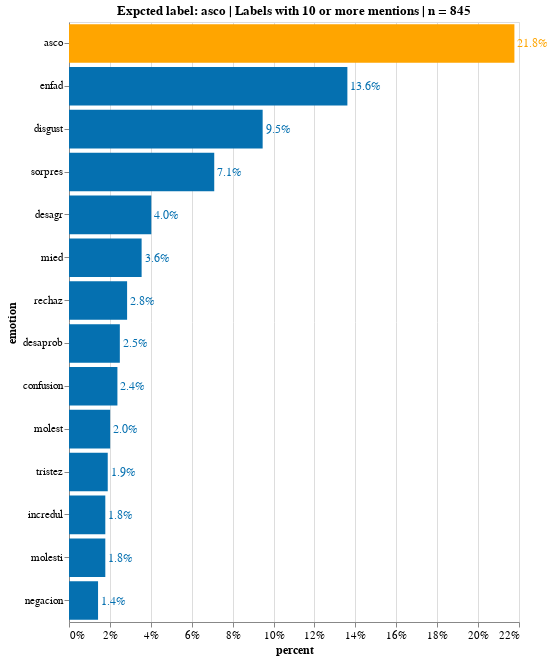

Notebook code cell kept with this figure:
### Markdown cell above
### Disgust

### Code cell
emotion = 'asco'
emotion_st = 'asco'
df_emotion = emotion_df_formated(df_emo_answers, emotion) # subset 'emotion' rows
df_emotion_ans = df_emotion.drop(['photo_id', 'ethnicity', 'sex','age', 'label', 'url', 'photoId'], axis=1)
df_stack_emotion = formating_words(df_emotion_ans) # clean up
df_stack_emotion = manual_replace(df_stack_emotion) # fix misspelling
df_stack_emotion['emotion_sb_steamed'] = df_stack_emotion['emotion'].apply(lambda x: snowball.stem(x))#steam
source = count_freq_labels(df_stack_emotion,X='stacked', col='emotion_sb_steamed')
source_10 = source[source['counts'] > 10]

title = 'Expcted label: '+ emotion + ' | Labels with 10 or more mentions | n = '+ source['counts'].sum().astype(str)
X, Y = 'percent:Q', 'emotion:N'
w, h= 450, 600
txs, ls, ts = 12, 11, 12


chart_disgust = simple_per_bar(
    source_10, title=title, X=X, Y=Y, \
    width=w, height=h, emotion=emotion_st, \
    text_size = txs, label_size = ls, title_size=ts)
chart_disgust.display(renderer='svg')

### Figure 1 — Vega-Lite specification as saved in the notebook (floating-point values rounded to 4 significant figures)
{"config": {"view": {"continuousWidth": 400, "continuousHeight": 300}, "axis": {"labelFontSize": 11, "titleFontSize": 12}}, "layer": [{"mark": "bar", "encoding": {"color": {"condition": {"value": "orange", "test": "(datum.emotion === 'asco')"}, "value": "#0570b0"}, "x": {"type": "quantitative", "axis": {"format": ".0%"}, "field": "percent"}, "y": {"type": "nominal", "field": "emotion", "sort": "-x"}}, "title": "Expcted label: asco | Labels with 10 or more mentions | n = 845"}, {"mark": {"type": "text", "align": "left", "baseline": "middle", "dx": 3, "fontSize": 12}, "encoding": {"color": {"condition": {"value": "orange", "test": "(datum.emotion === 'asco')"}, "value": "#0570b0"}, "text": {"type": "quantitative", "field": "percent", "format": ".1%"}, "x": {"type": "quantitative", "axis": {"format": ".0%"}, "field": "percent"}, "y": {"type": "nominal", "field": "emotion", "sort": "-x"}}, "title": "Expcted label: asco | Labels with 10 or more mentions | n = 845"}], "data": {"name": "data-c32093508da2c5298f934f1d7cf1fbea"}, "height": 600, "width": 450, "$schema": "https://vega.github.io/schema/vega-lite/v4.8.1.json", "datasets": {"data-c32093508da2c5298f934f1d7cf1fbea": [{"counts": 184, "emotion": "asco", "percent": 0.2178}, {"counts": 115, "emotion": "enfad", "percent": 0.1361}, {"counts": 80, "emotion": "disgust", "percent": 0.09467}, {"counts": 60, "emotion": "sorpres", "percent": 0.07101}, {"counts": 34, "emotion": "desagr", "percent": 0.04024}, {"counts": 30, "emotion": "mied", "percent": 0.0355}, {"counts": 24, "emotion": "rechaz", "percent": 0.0284}, {"counts": 21, "emotion": "desaprob", "percent": 0.02485}, {"counts": 20, "emotion": "confusion", "percent": 0.02367}, {"counts": 17, "emotion": "molest", "percent": 0.02012}, {"counts": 16, "emotion": "tristez", "percent": 0.01893}, {"counts": 15, "emotion": "incredul", "percent": 0.01775}, {"counts": 15, "emotion": "molesti", "percent": 0.01775}, {"counts": 12, "emotion": "negacion", "percent": 0.0142}]}}
